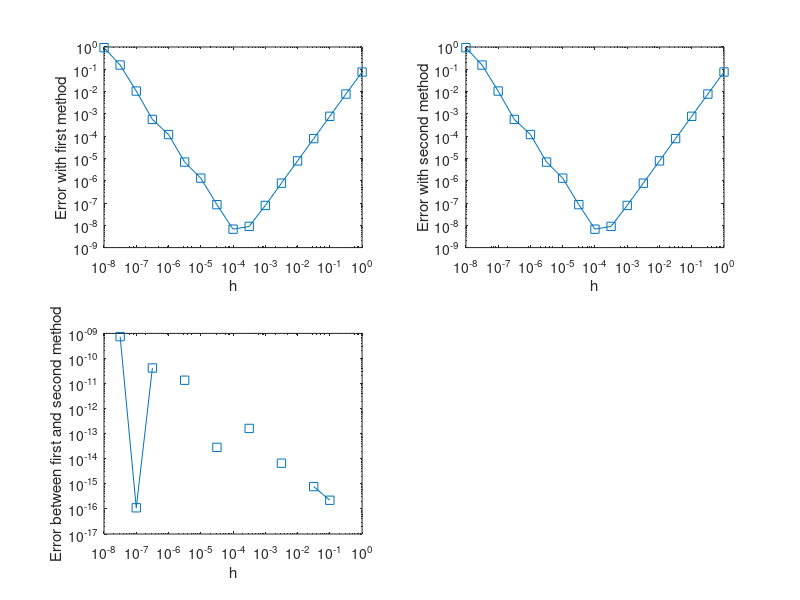

MATLAB code to generate this figure:


func = @(x) sin(x)
klist = 0:0.5:8
x0 = 1.2;

for i=1:length(klist)
	hlist(i) = 10^(-klist(i)) ;
end

func2deriv = @(x) -sin(x);

for i=1:length(hlist)
	h = hlist(i);
	xneg1 = x0-h;
	x1 = x0+h;
	firstMethod(i)  = (func(x1) - 2*func(x0) +func(xneg1))/h^2;
	secondMethod(i) = ((func(x1) - func(x0))/h - (func(x0) - func(xneg1))/h)/h;

	firstDiff(i) = abs(func2deriv(x0) - firstMethod(i));
	secondDiff(i) = abs(func2deriv(x0) - secondMethod(i));
	methDiff(i) = abs(firstMethod(i) - secondMethod(i));
end

subplot(2,2,1)
loglog(hlist,firstDiff, '-s')
xlabel('h')
ylabel('Error with first method')
subplot(2,2,2)
loglog( hlist,secondDiff,'-s')
xlabel('h')
ylabel('Error with second method')
subplot(2,2,3)
loglog(hlist,methDiff,'-s')
xlabel('h')
ylabel('Error between first and second method')
